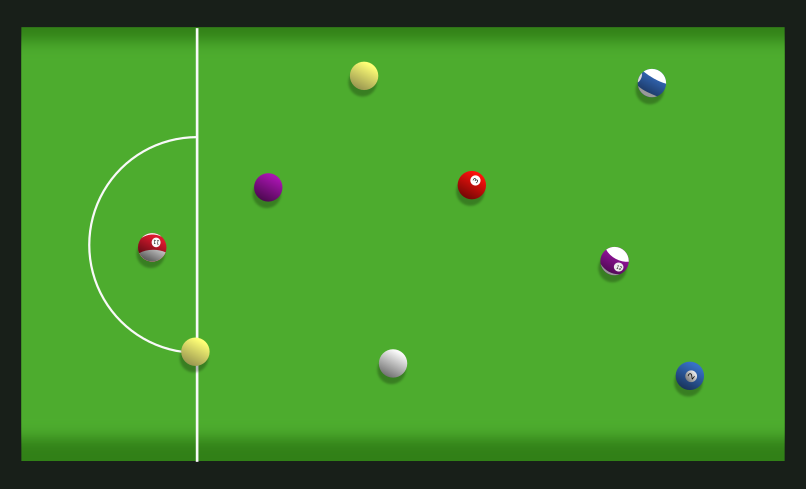
#> input picture ejercicios/img/billar.png, 806 x 489 px
$ jupyter execute Centroide.ipynb
#> lines starting #> are read from the running program, lines starting #| are printed output that depends on the picture; after the words box and inside, x2 and y2 are one past the last pixel; in counts of white or black regions, pixels touching at a corner belong together
[cell 1]
from pylab import *

[cell 2]
import cv2

[cell 3]
imagen = cv2.imread('img/billar.png')
#> imagen is the input picture: shape (489, 806, 3); mean B, G, R 43.1, 145.9, 68.5

[cell 4]
rgb = cv2.cvtColor(imagen, cv2.COLOR_BGR2RGB)
hsv = cv2.cvtColor(imagen, cv2.COLOR_BGR2HSV)
#> hsv: shape (489, 806, 3); mean H, S, V 54.7, 166.2, 146.6

[cell 5]
_, (ax1, ax2, ax3) = subplots(1, 3, figsize=(16,4))

ax1.imshow(imagen)
ax2.imshow(rgb)
ax3.imshow(hsv)

show()
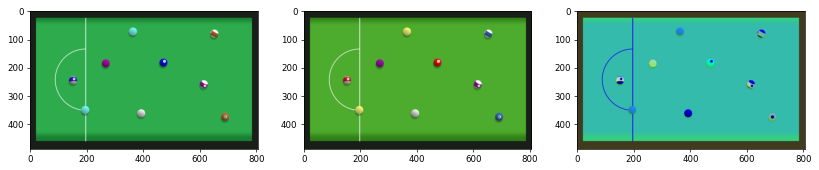
#> figure drawn by matplotlib, 3 panels; B, G, R data is drawn as R, G, B

[cell 6]
# Extraer fondo verde

verde_bajos = np.array([50,1,1])
verde_altos = np.array([100, 254, 254])
fondo = cv2.inRange(hsv, verde_bajos, verde_altos)
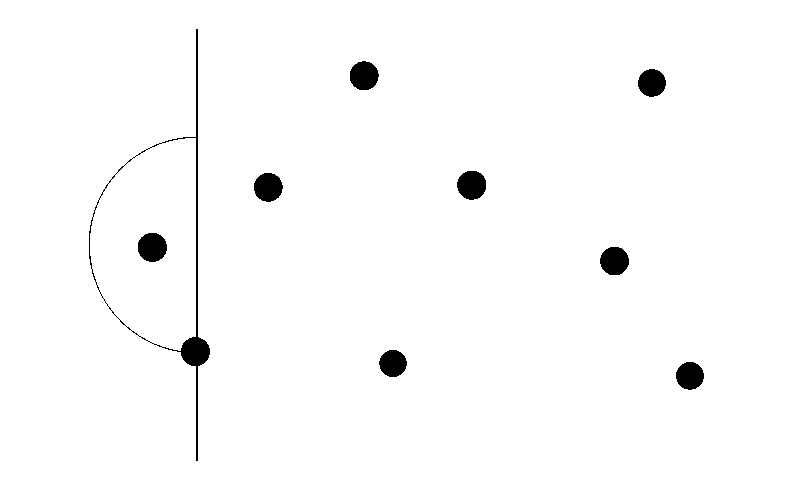
#> fondo: shape (489, 806); 98.2% white; 9 black regions, largest, box (x1, y1, x2, y2) and area: (89, 29, 210, 461) 1815, (138, 233, 167, 262) 671, (457, 171, 486, 200) 667

[cell 7]
A = zeros_like(imagen)
B = zeros_like(imagen)

A[:,:,:] = verde_bajos
B[:,:,:] = verde_altos

_, (ax1, ax2) = subplots(1, 2, figsize=(16, 4))
ax1.imshow(A)
ax2.imshow(B)

show()
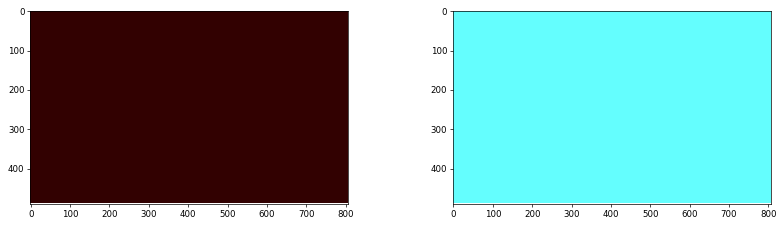
#> figure drawn by matplotlib, 2 panels

[cell 8]
fondo.shape
#> Out = (489, 806)

[cell 9]
bolas = cv2.bitwise_not(fondo)

[cell 10]
imshow(bolas, cmap="gray")

show()

[cell 11]
#Eliminar ruido
kernel = ones((3,3),np.uint8)
bolas = cv2.morphologyEx(bolas,cv2.MORPH_OPEN,kernel)
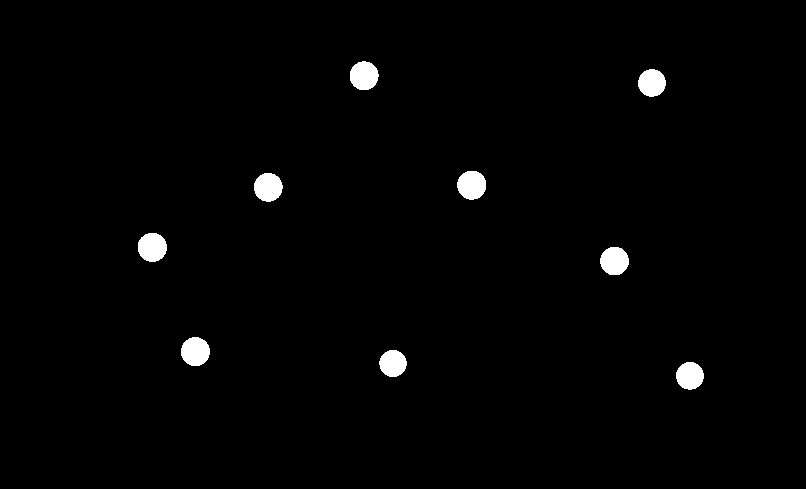
#> bolas: shape (489, 806); 1.5% white; 9 white regions
bolas = cv2.morphologyEx(bolas,cv2.MORPH_CLOSE,kernel)

imshow(bolas, cmap="gray")
show()

[cell 12]
#Buscar los contornos de las bolas y los dibujar en verde
contours,_ = cv2.findContours(bolas, cv2.RETR_LIST, cv2.CHAIN_APPROX_SIMPLE)
#> contours = 9 contours; largest, box (x1, y1, x2, y2) and area: (138, 233, 167, 262) 630, (457, 171, 486, 200) 626, (181, 337, 210, 366) 623, (350, 61, 379, 90) 617, (254, 173, 283, 202) 611
cv2.drawContours(rgb, contours, -1, (0,255,0), 2)
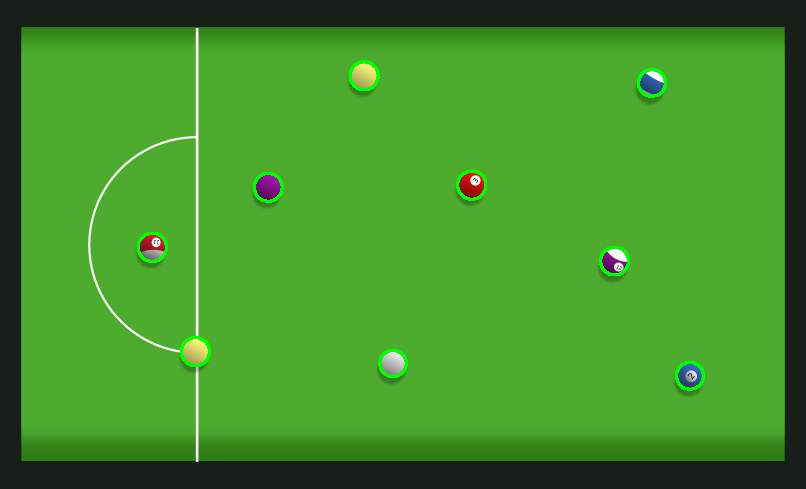
#> rgb: shape (489, 806, 3); mean R, G, B 67.6, 146.7, 42.4
imshow(rgb)
show()

[cell 13]
len(contours)
#> Out = 9

[cell 14]
font = cv2.FONT_HERSHEY_SIMPLEX

[cell 15]
#Buscar el centro de las bolas y pintar en rojo
for i in contours:
    #Calcular el centro a partir de los momentos
    momentos = cv2.moments(i)

    cx = int(momentos['m10']/momentos['m00'])
    cy = int(momentos['m01']/momentos['m00'])

    #Dibujar el centro
    cv2.circle(rgb,(cx, cy), 3, (0,0,255), -1)

    #Escribir las coordenadas del centro
    cv2.putText(rgb,"(x: " + str(cx) + ", y: " + str(cy) + ")",(cx+10,cy+10), font, 0.5,(255,255,255),1)
#> this loop made 9 passes
#> (cx, cy) on passes 1 to 9: (689, 375), (392, 362), (194, 351), (614, 260), (151, 246), (267, 186), (471, 184), (651, 82), (363, 75)
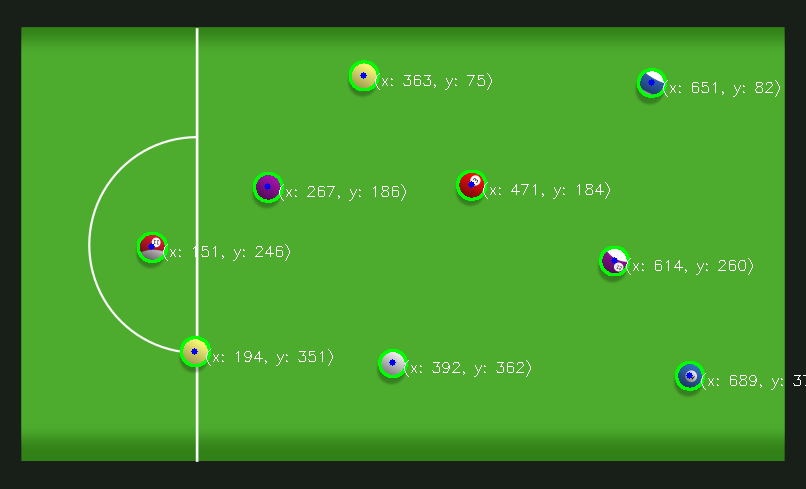
#> rgb: shape (489, 806, 3); 0.57% of pixels changed, all inside (x1, y1, x2, y2) = (148, 72, 806, 390)
